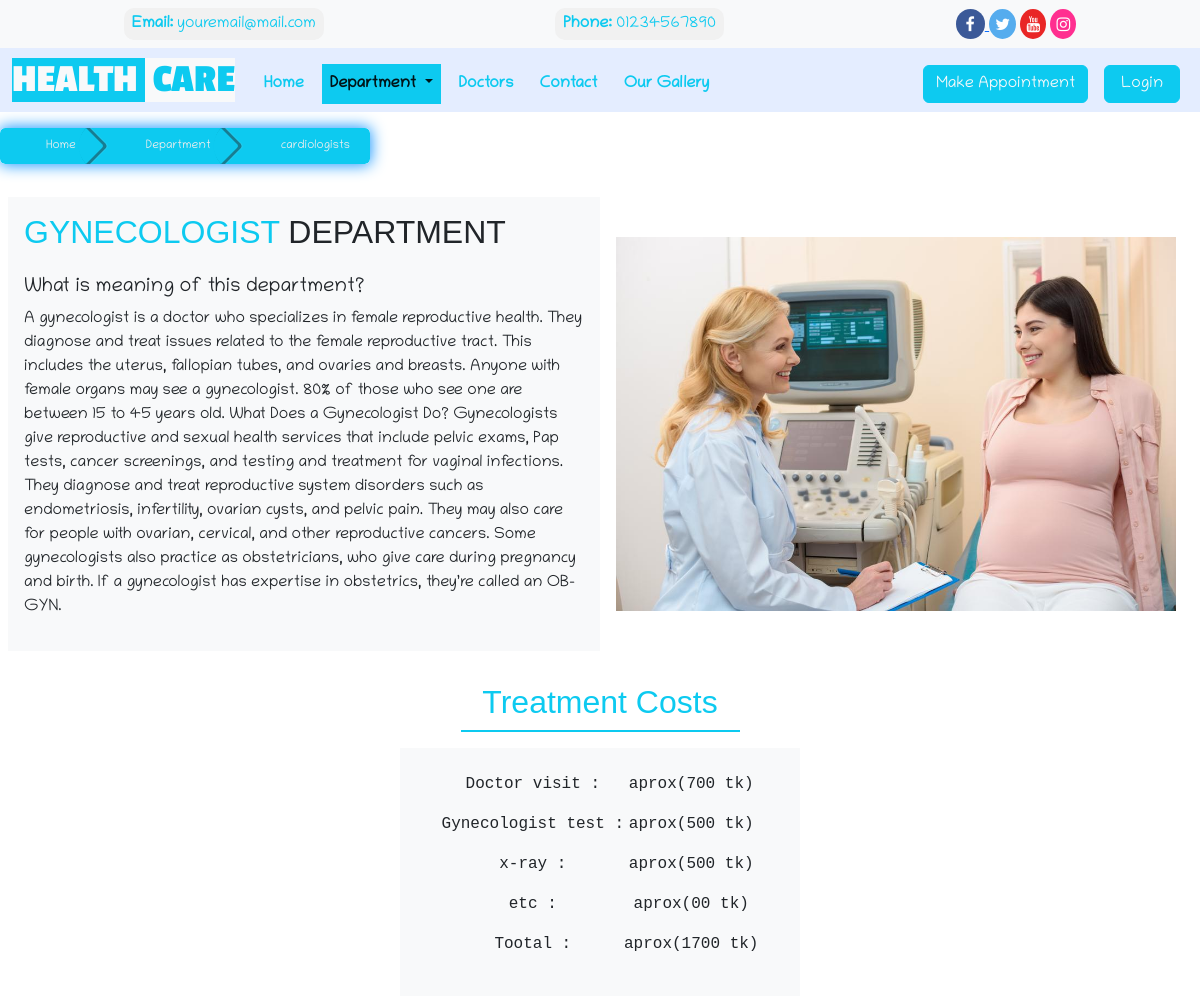
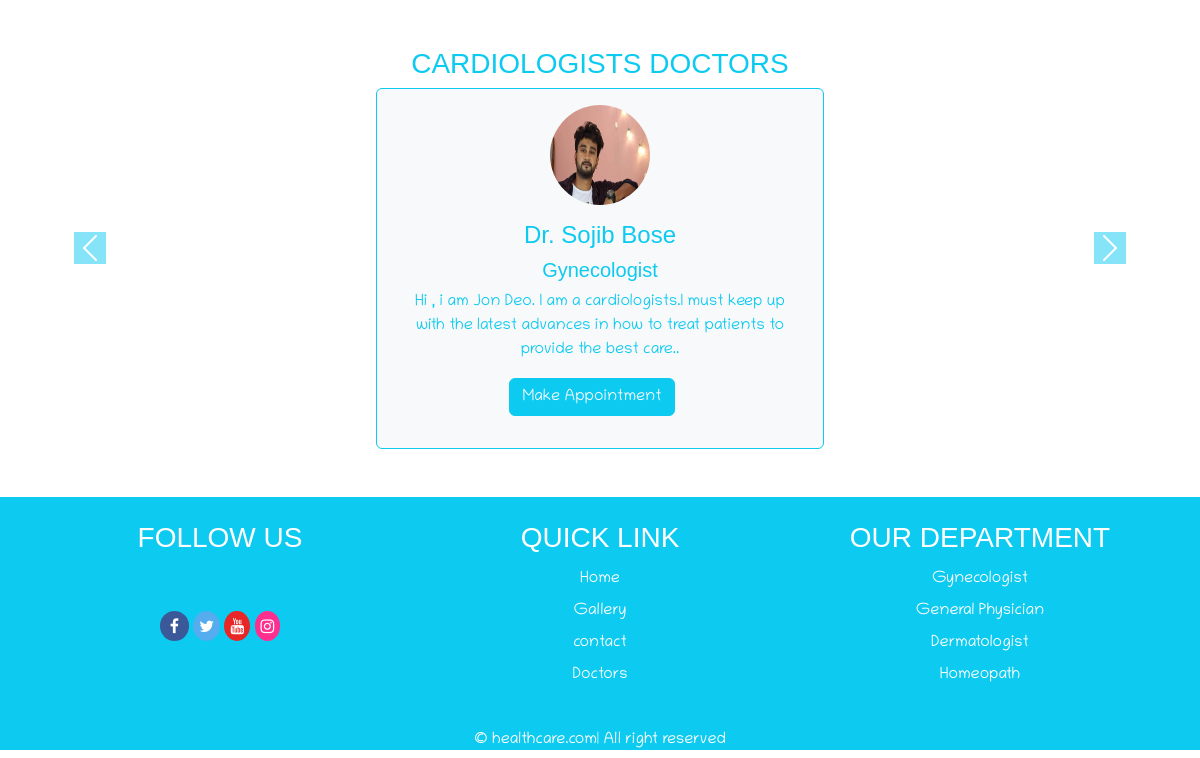
Screenshot of /depertment.php?id=1 with the database file from the repository (2 pictures, top to bottom).
### tables this page shows
CREATE TABLE `doctorspecilization` (
  `id` int(11) NOT NULL,
  `specilization` varchar(255) DEFAULT NULL,
  `fee` int(11) DEFAULT NULL,
  `dis` longtext DEFAULT NULL,
  `img` varchar(100) DEFAULT NULL,
  `creationDate` timestamp NULL DEFAULT current_timestamp(),
  `updationDate` timestamp NULL DEFAULT NULL ON UPDATE current_timestamp()
);

CREATE TABLE `doctors` (
  `id` int(11) NOT NULL,
  `specilization` int(11) DEFAULT NULL,
  `doctorName` varchar(255) DEFAULT NULL,
  `address` longtext DEFAULT NULL,
  `docFees` int(11) DEFAULT NULL,
  `contactno` bigint(11) DEFAULT NULL,
  `docEmail` varchar(255) DEFAULT NULL,
  `password` varchar(255) DEFAULT NULL,
  `pp` varchar(100) DEFAULT 'demo.jpg',
  `qual` varchar(300) DEFAULT NULL,
  `about` longtext DEFAULT NULL,
  `creationDate` timestamp NULL DEFAULT current_timestamp(),
  `updationDate` timestamp NULL DEFAULT NULL ON UPDATE current_timestamp()
);

### depertment.php (the view, shortened to what this page needs)
<?php include "header.php";
if (!isset($_GET['id'])) {
    echo '<script> window.history.back()</script>';
} else {
    $id = $_GET['id'];
    $get_dep = mysqli_query($con, "select * from doctorspecilization where id =$id");
    $num = mysqli_fetch_assoc($get_dep);
    if ($num > 0) {
?>
        <div class="breadcrumb flat mt-3">
            <a href="index.php">Home</a>
            <a href="#">Department</a>
            <a href="<?php echo $_SERVER['PHP_SELF'] ?>">cardiologists</a>
        </div>
        <section>
            <div class="row p-2 m-0 ">
                <div class=" left col-md-6 col-12 p-3 d-flex align-items-center justify-content-center bg-light animate__animated animate__fadeInLeft">
                    <div class=" border-1">
                        <h2 class="hf text-info  mb-4 text-uppercase"><?php echo $num['specilization'] ?> <span class="text-dark ">Department</span>
                        </h2>
                        <h5 class="text-body">What is meaning of this department?</h5>
                        <p>
                            <?php echo $num['dis'] ?>
                        </p>
                    </div>
                </div>
                <div class="right col-md-6 col-12 animate__animated animate__fadeInRight d-flex align-items-center p-3">
                    <img class="img-fluid" src="img/<?php echo $num['img'] ?>" alt="">
                </div>
            </div>
        </section>
        <section>
            <div class="mt-4">
                <div class="container">
                    <h2 class="hf text-info text-center">Treatment Costs</h2>
                    <div class="border border-info w-25 m-auto mb-3"></div>
                </div>
            </div>
            <div class="pricesection  text-center">
                <div class="d-flex justify-content-center bg-light p-4">
                    <div class="left">
                        <p> Doctor visit :</p>
                        <p> <?php echo $num['specilization'] ?> test :</p>
                        <p> x-ray :</p>
                        <p> etc :</p>
                        <p>Tootal :</p>
                    </div>
                    <div class="right">
                        <p> aprox(<?php echo $num['fee'] ?> tk)</p>
                        <p> aprox(500 tk)</p>
                        <p> aprox(500 tk)</p>
                        <p> aprox(00 tk)</p>
                        <p> aprox(<?php echo $num['fee'] + 500 + 500 ?> tk)</p>
                    </div>
                </div>
            </div>
        </section>
        <div id="carouselExampleControls" class="carousel slide mt-5" data-bs-ride="carousel">
            <h3 class="hf text-info text-center text-uppercase">cardiologists doctors</h3>
            <div class="carousel-inner">
                <?php
                $id = $_GET['id'];
                $get_dep = mysqli_query($con, "select * from doctors where specilization =$id");
                $num2 = mysqli_num_rows($get_dep);
                if ($num2 > 0) {
                    while ($row = mysqli_fetch_assoc($get_dep)) {
                        echo '  <div class="carousel-item active bg-white">
                        <div class="spdoctor card m-auto border border-info p-3 bg-light" style="width: 28rem;">
                            <img src="img/doc/' . $row['pp'] . '" class="card-img-top" alt="Dr. ' . $row['doctorName'] . '">
                            <div class="card-body">
                                <h4 class="card-title hf">Dr. ' . $row['doctorName'] . '</h4>
                                <h5 class="card-title hf">' . $num['specilization'] . '</h5>
                                <p class="card-text">Hi , i am Jon Deo. I am a cardiologists.I must keep up with the latest
                                    advances in how to treat patients to provide the best care..</p>';
                        echo '<a class="btn btn-info text-light me-3"';
                        echo ' href="login.php">
Make Appointment
</a>';
                        echo ' </div>
                        </div>
                    </div>';
                    }
                } else {
                    echo "<h2 class='text-center text-danger'>No doctor Found for this Department</h2>";
                }
                ?>
            </div>
            <button class="carousel-control-prev" type="button" data-bs-target="#carouselExampleControls" data-bs-slide="prev">
                <span class="carousel-control-prev-icon  bg-info" aria-hidden="true"></span>
            </button>
            <button class="carousel-control-next" type="button" data-bs-target="#carouselExampleControls" data-bs-slide="next">
                <span class="carousel-control-next-icon bg-info" aria-hidden="true"></span>
            </button>
        </div>
<?php     } else {
        echo '<script> window.history.back()</script>';
    }
}
include 'footer.php'; ?>

### footer.php (shortened to what this page needs)
<section id="footer" class="mt-5 bg-info text-center text-white">
    <div class="container ">
        <div class="row ">
            <div class="col-md-4 pt-lg-4">
                <h3 class="text-uppercase hf ">Follow us</h3>
                <div class="d-flex justify-content-center align-items-center">
                    <div class=" pt-lg-5">
                        <a href="">
                            <i class="fa fa-facebook"></i>
                        </a>
                        <a href=""> <i class="fa fa-twitter"></i></a>
                        <a href=""><i class="fa fa-youtube"></i></a>
                        <a href=""><i class="fa fa-instagram"></i></a>
                    </div>
                </div>
            </div>
            <div class="col-md-4 p-4">
                <H3 class="text-uppercase hf ">QUICK LINK</H3>
                <div>
                    <ul class="list-unstyled">
                        <li> <a href="index.php">Home</a></li>
                        <li> <a href="gallery.php">Gallery</a></li>
                        <li> <a href="contact.php">contact</a></li>
                        <li> <a href="doctors.php">Doctors</a></li>
                    </ul>
                </div>
            </div>
            <div class="col-md-4 pt-lg-4">
                <H3 class="text-uppercase hf ">Our Department</H3>
                <div>
                    <ul class="list-unstyled">
                        <?php $get_dep = mysqli_query($con, "select * from doctorspecilization limit 4");
                        while ($row = mysqli_fetch_assoc($get_dep)) {
                            echo '<li><a href="depertment.php?id=' . $row['id'] . '">' . $row['specilization'] . '</a></li>';
                        } ?>
                    </ul>
                </div>
            </div>
        </div>
    </div>
    <div class="copy">
        <h6>© healthcare.com| All right reserved</h6>
    </div>
</section>

### css/style.css (style rules this page uses)
* { margin: 0; padding: 0; box-sizing: border-box; }
body { font-family: main_font !important; }
.hf { font-family: Verdana, Geneva, Tahoma, sans-serif; font-weight: 400; }
.fa { padding: 7px 6px; text-align: center; text-decoration: none; cursor: pointer; border-radius: 50%; }
.fa-facebook { padding-left: 10px; padding-right: 10px; background: #3B5998; color: white; }
.fa-twitter { background: #55ACEE; color: white; }
.fa-youtube { background: #e92626; color: white; }
.fa-instagram { background-color: rgb(255, 47, 144); color: white; }
#footer a { list-style-type: none; text-decoration: none; color: white; }
#footer li { padding: 4px; }
.breadcrumb { display: inline-block; box-shadow: 0 0 15px 1px rgb(21, 150, 255); overflow: hidden; border-radius: 5px; counter-reset: flag; }
.breadcrumb a { text-decoration: none; outline: none; display: block; float: left; font-size: 12px; line-height: 36px; color: white; padding: 0 10px 0 60px; background: #333; background: linear-gradient(#333, rgb(67, 186, 255)); position: relative; }
.breadcrumb a:first-child { padding-left: 46px; border-radius: 5px 0 0 5px; }
.breadcrumb a:first-child:before { left: 14px; }
.breadcrumb a:last-child { border-radius: 0 5px 5px 0; padding-right: 20px; }
.breadcrumb a:after { content: ""; position: absolute; top: 0; right: -18px; width: 36px; height: 36px; transform: scale(0.707) rotate(45deg); z-index: 1; background: #555; background: linear-gradient(135deg, #777, #333); box-shadow: 2px -2px 0 2px rgba(0, 0, 0, 0.4), 3px -3px 0 2px rgba(255, 255, 255, 0.1); border-radius: 0 5px 0 50px; }
.breadcrumb a:last-child:after { content: none; }
.flat a, .flat a:after { background: #0dcaf0; color: #eee; transition: all 0.7s; }
.flat a:before { background: #111; box-shadow: 0 0 0 1px #00c; }
.pricesection { max-width: 400px; text-align: center; margin: auto; }
.pricesection p { font-family: 'Courier New', Courier, monospace; }
.spdoctor { color: #0dcaf0; text-align: center; }
.spdoctor img { width: 100px; height: 100px; border-radius: 50%; margin: auto; }
:root { --color-bg: #eaeaea; --color-loader: #0dcaf0; --loader-size: 100px; --loader-speed: 500ms; }
.active { color: white; background-color: #0dcaf0; }

### rows the page displays
doctorspecilization: specilization "GYNECOLOGIST", dis "A gynecologist is a doctor who specializes in female reproductive health. They diagnose and treat issues related to the female reproductive tract. This includes the uterus, fallopian tubes, and ovaries and breasts. Anyone with female organs may see a gynecologist. 80% of those who see one are between 15 to 45 years old. What Does a Gynecologist Do? Gynecologists give reproductive and sexual health services that include pelvic exams, Pap tests, cancer screenings, and testing and treatment for vaginal infections. They diagnose and treat reproductive system disorders such as endometriosis, infertility, ovarian cysts, and pelvic pain. They may also care for people with ovarian, cervical, and…", img (picture), specilization "Gynecologist", fee "700", $num['fee'] + 500 + 500 "1700"
doctors: pp (picture), doctorName "Sojib Bose"
doctorspecilization: specilization "General Physician"
doctorspecilization: specilization "Dermatologist"
doctorspecilization: specilization "Homeopath"
